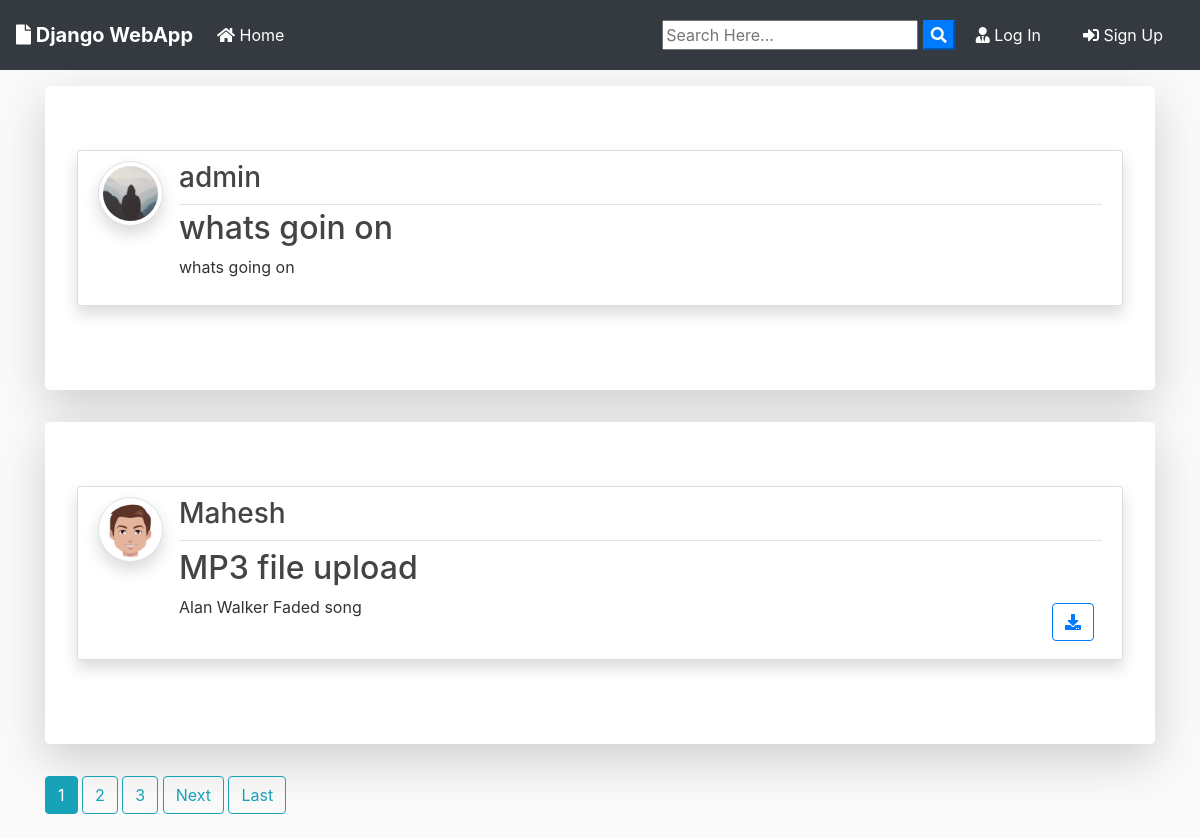
The page / on the database its author committed.
### blog/models.py (models this page shows, shortened)
class Post(models.Model):
	title = models.CharField(max_length=100)
	file = models.FileField(null=True,blank=True,upload_to='Files')
	content = models.TextField()
	date_posted = models.DateTimeField(default=timezone.now)
	author = models.ForeignKey(User, on_delete=models.CASCADE)

### users/models.py (models this page shows, shortened)
class Profile(models.Model):
    user = models.OneToOneField(User, on_delete=models.CASCADE)
    image = models.ImageField(default='default.jpg', upload_to='profile_pics')

### blog/views.py (the view)
# urls.py: path('', PostListView.as_view(), name='blog-home'),
class PostListView(ListView):
    model = Post
    template_name = 'blog/home.html'  # <app>/<model>_<viewtype>.html
    context_object_name = 'posts'
    ordering = ['-date_posted']
    paginate_by = 2

### blog/templates/blog/home.html (shortened to what this page needs)
{% extends "blog/base.html" %}
{% block content %}
    {% for post in posts %}
      <div class="jumbotron mt-3 bg-white shadow-lg">
      <article class="media content-section shadow">
        <a href="{{ post.author.profile.image.url }} " target="_blank"> <img src="{{ post.author.profile.image.url }}  " alt="" class="article-img rounded-circle img-thumbnail img-fluid shadow">
        </a>
        <div class="media-body">
          <div class="article-metadata d-flex justify-content-between">
            <a class="mr-2 " href="{% url 'user-posts' post.author.username  %}"><h3>{{ post.author }}</h3></a>
          </div>
          <h2><a class="article-title text-justify " href="{% url 'post-detail' post.id %}">{{ post.title }}</a></h2>
          <div class="d-flex justify-content-between">
            <p class="article-content text-justify text-truncate overflow-hidden">{{ post.content }}</p>
            {% if post.file %}
          <div class="form-group mt-0 pt-0  m-2">
            <a class="btn btn-outline-primary  btn-d "  href="{{ post.file.url }}"  download type="submit"><i class="fas fa-download"></i></a>
          </div>
          {% endif %}
          </div>
        </div>
      </article>
      </div>
    {% endfor %}
    {% if is_paginated %}
      {% for num in page_obj.paginator.page_range %}
        {% if page_obj.number == num %}
          <a class="btn btn-info mb-4" href="?page={{ num }}">{{ num }}</a>
        {% elif num > page_obj.number|add:'-3' and num < page_obj.number|add:'3' %}
          <a class="btn btn-outline-info mb-4" href="?page={{ num }}">{{ num }}</a>
        {% endif %}
      {% endfor %}
      {% if page_obj.has_next %}
        <a class="btn btn-outline-info mb-4" href="?page={{ page_obj.next_page_number }}">Next</a>
        <a class="btn btn-outline-info mb-4" href="?page={{ page_obj.paginator.num_pages }}">Last</a>
      {% endif %}
    {% endif %}
{% endblock content %}

### blog/static/blog/main.css (style rules this page uses)
body { background: #fafafa; color: #333333; margin-top: 0; }
h1, h2, h3, h4, h5, h6 { color: #444444; }
.content-section { background: #ffffff; padding: 10px 20px; border: 1px solid #dddddd; border-radius: 3px; margin-bottom: 20px; }
.article-title { color: #444444; }
.article-content { white-space: pre-line; }
.article-img { height: 65px; width: 65px; margin-right: 16px; }
.article-metadata { padding-bottom: 1px; margin-bottom: 4px; border-bottom: 1px solid #e3e3e3 }

### rows shown on the page
Post: author.profile.image (placeholder picture), author "admin", title "whats goin on", content "whats going on"
Post: author.profile.image (picture), author "Mahesh", title "MP3 file upload", content "Alan Walker Faded song"

### other values the page prints
{{ num }} "1"
{{ num }} "2" "3"
